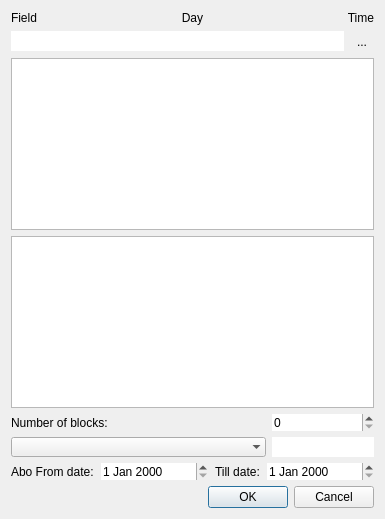
<?xml version="1.0" encoding="UTF-8"?>
<ui version="4.0">
 <class>BookingDialog</class>
 <widget class="QDialog" name="BookingDialog">
  <property name="geometry">
   <rect>
    <x>0</x>
    <y>0</y>
    <width>385</width>
    <height>519</height>
   </rect>
  </property>
  <property name="windowTitle">
   <string>Booking dialog</string>
  </property>
  <layout class="QGridLayout" name="gridLayout">
   <property name="topMargin">
    <number>11</number>
   </property>
   <item row="8" column="0" colspan="3">
    <widget class="QWidget" name="m_abo_date_widget" native="true">
     <property name="enabled">
      <bool>true</bool>
     </property>
     <layout class="QHBoxLayout" name="horizontalLayout" stretch="2,5,2,5">
      <property name="spacing">
       <number>7</number>
      </property>
      <property name="leftMargin">
       <number>0</number>
      </property>
      <property name="topMargin">
       <number>0</number>
      </property>
      <property name="rightMargin">
       <number>0</number>
      </property>
      <property name="bottomMargin">
       <number>0</number>
      </property>
      <item>
       <widget class="QLabel" name="label_1">
        <property name="text">
         <string>Abo From date:</string>
        </property>
       </widget>
      </item>
      <item>
       <widget class="QDateEdit" name="m_start_abo_date">
        <property name="frame">
         <bool>false</bool>
        </property>
       </widget>
      </item>
      <item>
       <widget class="QLabel" name="label_2">
        <property name="text">
         <string>Till date:</string>
        </property>
       </widget>
      </item>
      <item>
       <widget class="QDateEdit" name="m_end_abo_date">
        <property name="frame">
         <bool>false</bool>
        </property>
       </widget>
      </item>
     </layout>
    </widget>
   </item>
   <item row="1" column="0" colspan="3">
    <widget class="QWidget" name="info_widget" native="true">
     <layout class="QHBoxLayout" name="horizontalLayout_2">
      <property name="leftMargin">
       <number>0</number>
      </property>
      <property name="topMargin">
       <number>0</number>
      </property>
      <property name="rightMargin">
       <number>0</number>
      </property>
      <property name="bottomMargin">
       <number>0</number>
      </property>
      <item>
       <widget class="QLabel" name="m_label_field">
        <property name="font">
         <font>
          <pointsize>9</pointsize>
         </font>
        </property>
        <property name="text">
         <string>Field</string>
        </property>
       </widget>
      </item>
      <item>
       <widget class="QLabel" name="m_label_day">
        <property name="font">
         <font>
          <pointsize>9</pointsize>
         </font>
        </property>
        <property name="text">
         <string>Day</string>
        </property>
        <property name="alignment">
         <set>Qt::AlignCenter</set>
        </property>
       </widget>
      </item>
      <item>
       <widget class="QLabel" name="m_label_time">
        <property name="font">
         <font>
          <pointsize>9</pointsize>
         </font>
        </property>
        <property name="text">
         <string>Time</string>
        </property>
        <property name="alignment">
         <set>Qt::AlignRight|Qt::AlignTrailing|Qt::AlignVCenter</set>
        </property>
       </widget>
      </item>
     </layout>
    </widget>
   </item>
   <item row="6" column="0" colspan="3">
    <widget class="QWidget" name="m_preis_widget" native="true">
     <layout class="QHBoxLayout" name="horizontalLayout_4" stretch="5,2">
      <property name="leftMargin">
       <number>0</number>
      </property>
      <property name="topMargin">
       <number>0</number>
      </property>
      <property name="rightMargin">
       <number>0</number>
      </property>
      <property name="bottomMargin">
       <number>0</number>
      </property>
      <item>
       <widget class="QComboBox" name="m_combo_price">
        <property name="editable">
         <bool>false</bool>
        </property>
        <property name="frame">
         <bool>false</bool>
        </property>
       </widget>
      </item>
      <item>
       <widget class="QLineEdit" name="m_summ_line_edit">
        <property name="frame">
         <bool>false</bool>
        </property>
       </widget>
      </item>
     </layout>
    </widget>
   </item>
   <item row="3" column="0" colspan="3">
    <widget class="QListView" name="m_list_view_members">
     <property name="frameShadow">
      <enum>QFrame::Raised</enum>
     </property>
    </widget>
   </item>
   <item row="10" column="0" colspan="3">
    <widget class="QDialogButtonBox" name="buttonBox">
     <property name="orientation">
      <enum>Qt::Horizontal</enum>
     </property>
     <property name="standardButtons">
      <set>QDialogButtonBox::Cancel|QDialogButtonBox::Ok</set>
     </property>
    </widget>
   </item>
   <item row="4" column="0" colspan="3">
    <widget class="QListView" name="m_list_view_blocks">
     <property name="frameShadow">
      <enum>QFrame::Raised</enum>
     </property>
     <property name="lineWidth">
      <number>1</number>
     </property>
    </widget>
   </item>
   <item row="5" column="0" colspan="3">
    <widget class="QWidget" name="m_block_date_widget" native="true">
     <property name="enabled">
      <bool>true</bool>
     </property>
     <layout class="QHBoxLayout" name="horizontalLayout_3" stretch="5,2">
      <property name="spacing">
       <number>7</number>
      </property>
      <property name="leftMargin">
       <number>0</number>
      </property>
      <property name="topMargin">
       <number>0</number>
      </property>
      <property name="rightMargin">
       <number>0</number>
      </property>
      <property name="bottomMargin">
       <number>0</number>
      </property>
      <item>
       <widget class="QLabel" name="label_3">
        <property name="text">
         <string>Number of blocks:</string>
        </property>
       </widget>
      </item>
      <item>
       <widget class="QSpinBox" name="m_num_of_blocks_spin_box">
        <property name="sizePolicy">
         <sizepolicy hsizetype="MinimumExpanding" vsizetype="Fixed">
          <horstretch>0</horstretch>
          <verstretch>0</verstretch>
         </sizepolicy>
        </property>
        <property name="frame">
         <bool>false</bool>
        </property>
       </widget>
      </item>
     </layout>
    </widget>
   </item>
   <item row="2" column="0" colspan="2">
    <widget class="QLineEdit" name="m_line_edit_name">
     <property name="inputMask">
      <string/>
     </property>
     <property name="frame">
      <bool>false</bool>
     </property>
    </widget>
   </item>
   <item row="2" column="2">
    <widget class="QToolButton" name="m_mode_tool_button">
     <property name="text">
      <string>...</string>
     </property>
     <property name="popupMode">
      <enum>QToolButton::InstantPopup</enum>
     </property>
     <property name="toolButtonStyle">
      <enum>Qt::ToolButtonTextOnly</enum>
     </property>
     <property name="autoRaise">
      <bool>true</bool>
     </property>
    </widget>
   </item>
  </layout>
 </widget>
 <resources/>
 <connections>
  <connection>
   <sender>buttonBox</sender>
   <signal>accepted()</signal>
   <receiver>BookingDialog</receiver>
   <slot>accept()</slot>
   <hints>
    <hint type="sourcelabel">
     <x>248</x>
     <y>254</y>
    </hint>
    <hint type="destinationlabel">
     <x>157</x>
     <y>274</y>
    </hint>
   </hints>
  </connection>
  <connection>
   <sender>buttonBox</sender>
   <signal>rejected()</signal>
   <receiver>BookingDialog</receiver>
   <slot>reject()</slot>
   <hints>
    <hint type="sourcelabel">
     <x>316</x>
     <y>260</y>
    </hint>
    <hint type="destinationlabel">
     <x>286</x>
     <y>274</y>
    </hint>
   </hints>
  </connection>
 </connections>
</ui>
